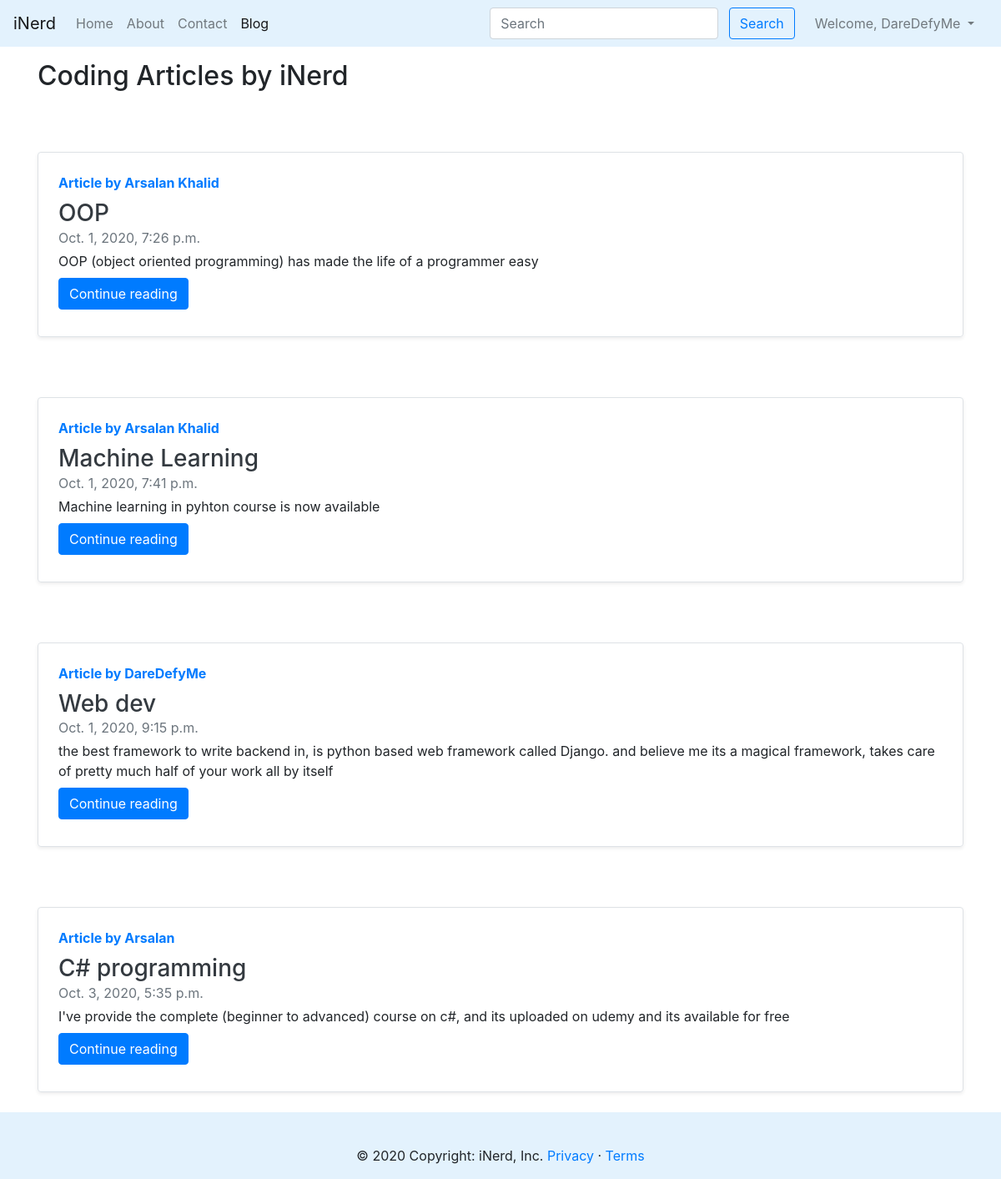
Screenshot of /blog/ (signed in) with the database file from the repository.
### Blog/models.py (models this page shows, shortened)
class Post(models.Model):
    sno = models.AutoField(primary_key=True)
    title = models.CharField(max_length=255)
    author = models.CharField(max_length=100)
    slug = models.CharField(max_length=140)
    content = models.TextField()
    timeStamps = models.DateTimeField(default=datetime.now(), blank=True)

### Blog/views.py (the view)
# urls.py: path('', views.blogHome, name='blogHome'),
def blogHome(request):
    allPosts = Post.objects.all()
    context = {'allPosts': allPosts}
    return render(request, 'Blog/blogHome.html', context)

### templates/Blog/blogHome.html (shortened to what this page needs)
{% extends 'base.html' %}
{% block blogActive %}
active
{% endblock blogActive %}
{%block body %}
<div class="container my-3">
    <h2>Coding Articles by iNerd</h2>
    {% for post in allPosts %}
    <div class="row no-gutters border rounded overflow-hidden flex-md-row mb-4 shadow-sm h-md-250 my-4 position-relative">
        <div class="col p-4 d-flex flex-column position-static">
            <strong class="d-inline-block mb-2 text-primary">Article by {{post.author}}</strong>
            <h3 class="mb-0"><a class="text-dark" href="/blog/{{post.slug}}">{{post.title}}</a></h3>
            <div class="mb-1 text-muted">{{post.timeStamps}}</div>
            <p class="card-text mb-auto">{{post.content | truncatechars:500}}</p>
            <div class="my-2">
            	<a href="/blog/{{post.slug}}" role="button" class="btn btn-primary">Continue reading</a>
            </div>
        </div>
    </div>
    {% endfor %}
</div>
{% endblock body %}

### templates/base.html (shortened to what this page needs)
<!doctype html>
<html lang="en">
<head>
  <link rel="stylesheet" href="https://stackpath.bootstrapcdn.com/bootstrap/4.5.2/css/bootstrap.min.css"
>
</head>
<body>
  <nav class="navbar navbar-expand-lg navbar-light" style="background-color: #e3f2fd;">
    <a class="navbar-brand" href="/">iNerd</a>
    <div class="collapse navbar-collapse" id="navbarSupportedContent">
      <ul class="navbar-nav mr-auto">
        <li class="nav-item {% block homeActive %}
        {% endblock homeActive %}">
          <a class="nav-link" href="/">Home <span class="sr-only">(current)</span></a>
        </li>
        <li class="nav-item {% block aboutActive %}
        {% endblock aboutActive %}">
          <a class="nav-link" href="/about">About</a>
        </li>
        <li class="nav-item {% block contactActive %}
        {% endblock contactActive %}">
          <a class="nav-link" href="/contact">Contact</a>
        </li>
        <li class="nav-item {% block blogActive %}
        {% endblock blogActive %}">
          <a class="nav-link" href="/blog">Blog</a>
        </li>
      </ul>
      <div class="ml-auto form-inline ">
        <form method="get" action="/search/" class="my-2 my-lg-0 mx-3">
          <input class="form-control mr-sm-2" type="search" placeholder="Search" aria-label="Search" name="query"
            id="search">
          <button class="btn btn-outline-primary my-2 my-sm-0" type="submit">Search</button>
        </form>
        {% if user.is_authenticated %}
        <ul class="navbar-nav mr-2">
          <li class="nav-item dropdown">
            <a class="nav-link dropdown-toggle" href="#" id="navbarDropdown" role="button" data-toggle="dropdown"
              aria-haspopup="true" aria-expanded="false">
              Welcome, {{request.user}}
            </a>
          </li>
        </ul>
        {% endif %}
      </div>
    </div>
  </nav>
  {% block body %} {% endblock body %}
<footer class="page-footer font-small blue pt-4" style="background-color: #e3f2fd;">
  <div class="footer-copyright text-center py-3">© 2020 Copyright: iNerd, Inc.  <a href="#">Privacy</a> · <a href="#">Terms</a>
  </div>
</footer>
</body>
</html>

### templates/base.html (style rules this page uses)
.mt-4, .my-4 { margin-top: 4.5rem!important; }

### rows the page displays
Post: author "Arsalan Khalid", title "OOP", timeStamps "Oct. 1, 2020, 7:26 p.m.", content "OOP (object oriented programming) has made the life of a programmer easy"
Post: author "Arsalan Khalid", title "Machine Learning", timeStamps "Oct. 1, 2020, 7:41 p.m.", content "Machine learning in pyhton course is now available"
Post: author "DareDefyMe", title "Web dev", timeStamps "Oct. 1, 2020, 9:15 p.m.", content "the best framework to write backend in, is python based web framework called Django. and believe me its a magical framework, takes care of pretty much half of your work all by itself"
Post: author "Arsalan", title "C# programming", timeStamps "Oct. 3, 2020, 5:35 p.m.", content "I've provide the complete (beginner to advanced) course on c#, and its uploaded on udemy and its available for free"

### other values shown
{{ request.user }} "DareDefyMe"
